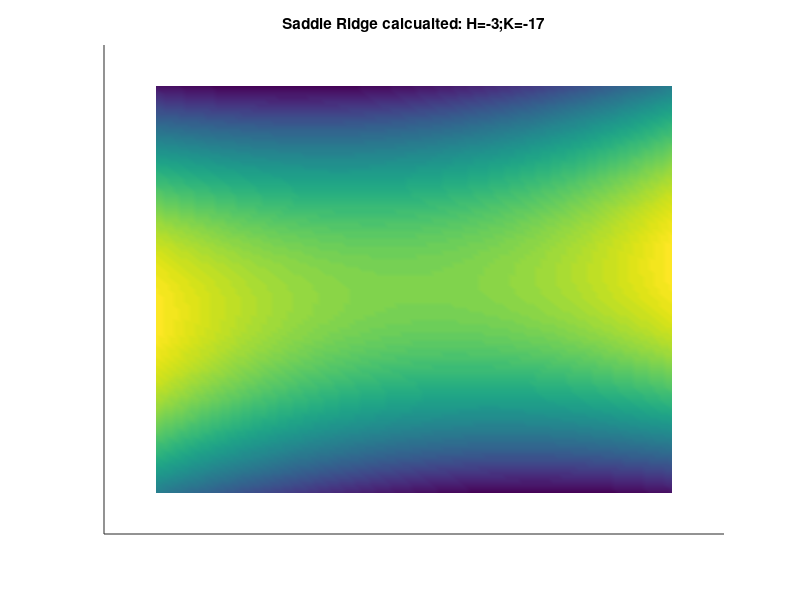
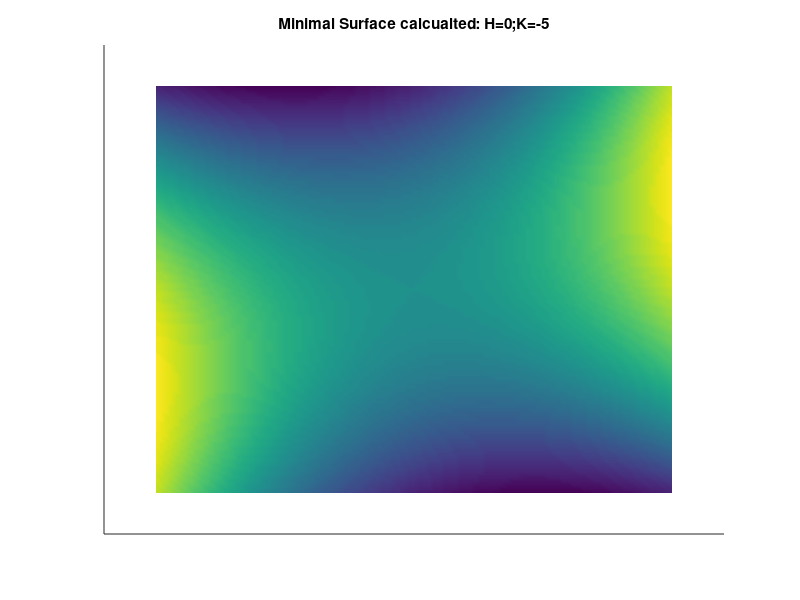
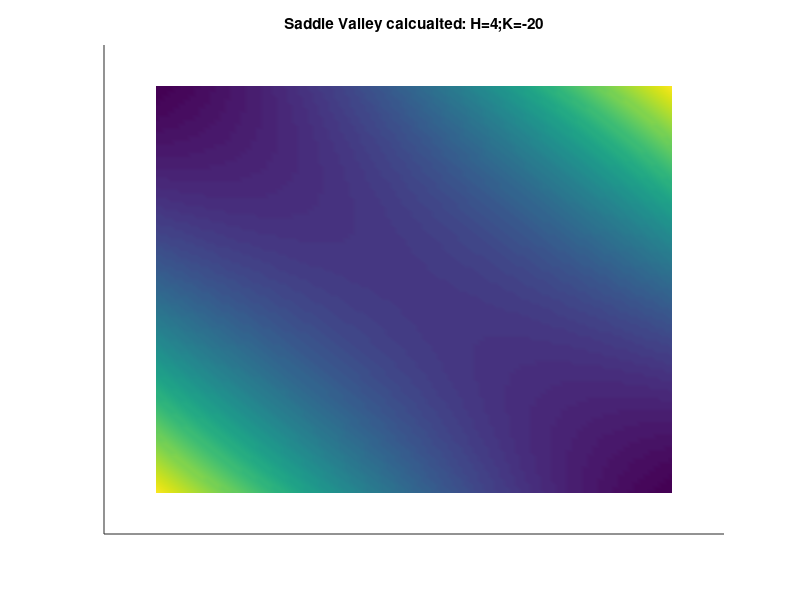
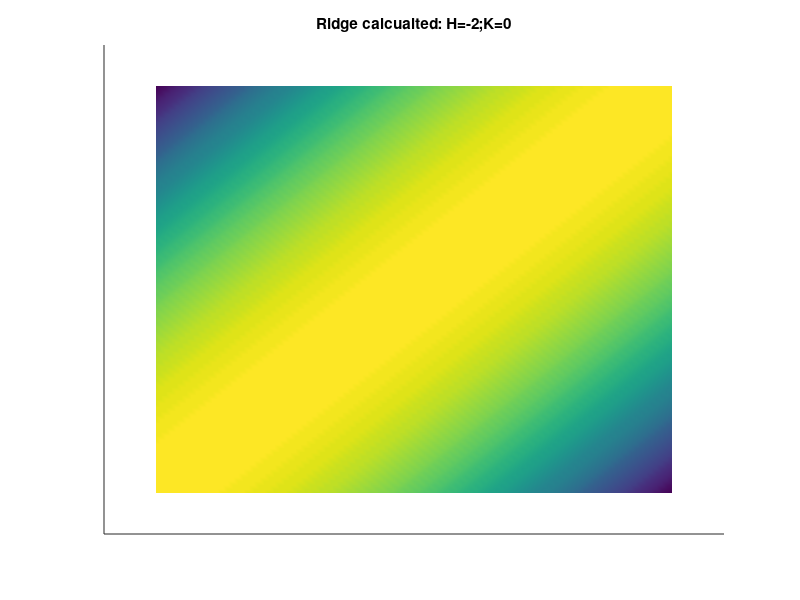

MATLAB code to generate these figures, in order:
%% this program calculate simualte surface under different parameter A, B, and C
%% under a power 2 polynomial
%% the H and K curvature will be calculted afterwrads for the middle point(x,y)=(0,0)
%% (x,y,z) z=Ax^2+Bxy+Cy^2
%% expectation: H=A+C K=4AC-B^2
%% as the data is produced from a power 2 polynomial, the orthongonal polynomial should calcualte H and K exactly as expected if the scale/unit is the same
path='/Users/yuewu/Dropbox (Edison_Lab@UGA)/Projects/Bioinformatics_modeling/spectral.related/ridge_tracing_manuscript/analysis_res/result/test.surf.plot/';
para=[1 1 -4;%H=-3 K=-17 saddle ridge
    1 1 -1;%H=0 K=-5 minimal surface
    2 6 2;%H=4 K=-20 saddle valley
    -1 2 -1;% H=-2 K=0 ridge surface
    0 0 0;% H=0 K=0 flat surface
    3 6 3;% H=6 K=0 valley surface
    -1 1 -1;% H=-2 K=3 peak surface
    1 1 1;% H=2 K=3 pit surface
    ];%%%A,B,C no condition on K>0 and H=0
namesvec={'Saddle Ridge' 'Minimal Surface' 'Saddle Valley' 'Ridge' 'Flat' 'Valley' 'Peak' 'Pit'};
% [X,Y]=meshgrid(-1:0.02:1,-1:0.02:1);
[X,Y]=meshgrid(-50:1:50,-50:1:50);
windsize=7;
halfwidplus=(windsize+1)/2;
halfwidminus=(windsize-1)/2;
ind=51;%%where the H and K is calculated
for i=1:size(para,1)
  Apara=para(i,1);
  Bpara=para(i,2);
  Cpara=para(i,3);
  Z = Apara*X.^2 + Bpara*X.*Y + Cpara*Y.^2;
  %check whether the measured H and K is the same as expected
  x=1:windsize;%/windsize
  x=x-halfwidminus-1;
  miu=[];
  miu(1)=windsize;%miu0
  miu(2)=0;
  miu(3)=sum(x.^2);%miu2
  phi=[];
  phi(1,:)=repmat(1,1,windsize);
  phi(2,:)=x;
  phi(3,:)=x.^2-repmat(miu(3)/miu(1),1,windsize);
  b=[];
  for j=1:3
    % b(j,:)=phi(j,:)./sqrt(sum(phi(j,:).^2));
    b(j,:)=phi(j,:)./sum(phi(j,:).^2);
  end
  % for j=1:length(x)
  %   b(:,j)=phi(:,j)./sqrt(sum(phi(:,j).^2));
  %    % b(j,:)=phi(j,:)./sum(phi(j,:).^2));
  % end
  indrange=(ind-halfwidminus):(ind+halfwidminus);
  tempmat=Z(indrange,indrange);
  a=zeros(3,3);
  for pi=1:3
    for pj=1:3
      summat=(b(pi,:)'*b(pj,:))'.*tempmat;
      a(pi,pj)=sum(summat(:));
    end
  end
  %f fu fv fuu fvv fuv fvu
  % yfuncvec=[tempmat(halfwidplus,halfwidplus) a(2,1) a(1,2) a(3,1) a(1,3) a(2,2) a(2,2)];
  % a=a';
  yfuncvec=[tempmat(halfwidplus,halfwidplus) a(2,1) a(1,2) 2*a(3,1) 2*a(1,3) a(2,2) a(2,2)];
  % yfuncvec=[0 0 0 2*Apara 2*Cpara Bpara Bpara];
  %% vec: x xu xv xuu xvv xuv xvu the first row not used.
  surfvecmat=[0 0 yfuncvec(1); 1 0 yfuncvec(2); 0 1 yfuncvec(3); 0 0 yfuncvec(4); 0 0 yfuncvec(5); 0 0 yfuncvec(6); 0 0 yfuncvec(7)];%% the first row is never used in calculation
  nv=cross(surfvecmat(2,:),surfvecmat(3,:));
  nval=nv/sqrt(sum(nv.^2));
  G=[surfvecmat(2,:)*surfvecmat(2,:)'  surfvecmat(2,:)*surfvecmat(3,:)'; surfvecmat(2,:)*surfvecmat(3,:)'  surfvecmat(3,:)*surfvecmat(3,:)'];
  B=[surfvecmat(4,:)*nval' surfvecmat(6,:)*nval'; surfvecmat(6,:)*nval' surfvecmat(5,:)*nval'];
  detG=det(G);
  invG=[G(2,2) -G(1,2); -G(2,1) G(1,1)]/detG;
  H=trace(invG*B)/2;
  K=det(B)/detG;
  fig=figure(), hold on
    surf(X,Y,Z,'FaceColor','Interp');
    shading interp;
    set(gca,'box','off');
    title([namesvec{i} ' calcualted: H=' num2str(H) ';K=' num2str(K)]);
    set(gca,'xtick',[]);
    set(gca,'xticklabel',[]);
    set(gca,'ytick',[]);
    set(gca,'yticklabel',[]);
    set(gca,'ztick',[]);
    set(gca,'zticklabel',[]);

  % fig=gcf;
  saveas(fig,strcat(path,'surf.A',num2str(Apara),'.B',num2str(Bpara),'.C',num2str(Cpara),'.fig'));
  close(fig);
end

% for i=3:5
%   for j=3:5
%     cc=a.*(phi(:,i)*phi(:,j)');
%     sum(cc(:))
%   end
% end
cd(path);
filetab=dir('*.fig');
for i=1:size(filetab,1)
  figname=filetab(i).name;
  inputfile=[path figname];
  outputfile=[path strrep(figname, '.fig', '.pdf')];
  fig=openfig(inputfile);
  print(fig,[outputfile],'-dpdf','-fillpage','-r2400');%'-painters','-fillpage',
  close(fig);
end
